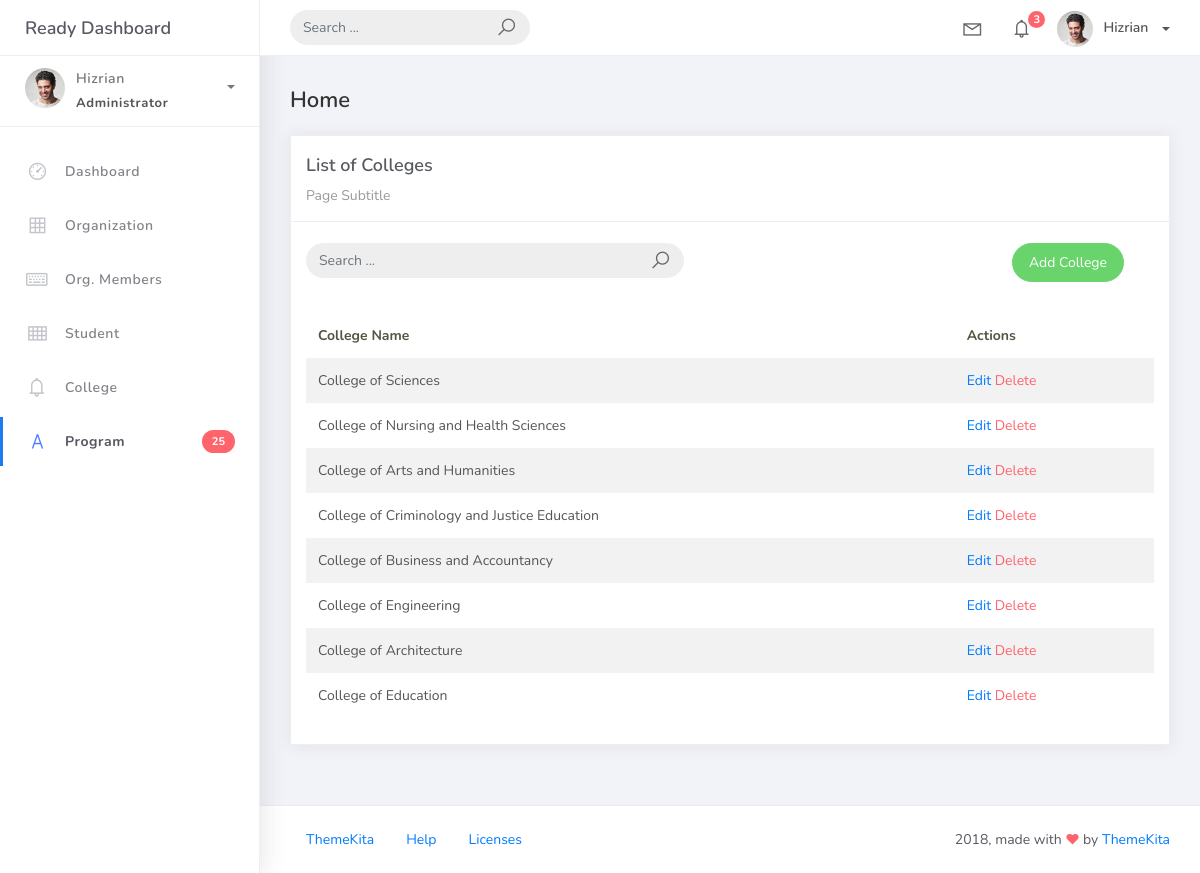
/college/, run on the app's committed database.
### studentorg/models.py (models this page shows, shortened)
class BaseModel(models.Model):
    created_at = models.DateTimeField(auto_now_add=True, db_index=True)
    updated_at = models.DateTimeField(auto_now=True)
    class Meta:
        abstract = True

class College(BaseModel):
    college_name = models.CharField(max_length=150)

### studentorg/views.py (the view)
# urls.py: path('college/', CollegeList.as_view(), name='college-list'),
class CollegeList(ListView):
    model = College
    context_object_name = 'college'
    template_name = 'college_list.html'

### templates/college_list.html (shortened to what this page needs)
{% extends 'base.html' %} {% load static %} {% block content %}
<div class="content">
    <div class="container-fluid">
        <h4 class="page-title">Home</h4>
        <div class="row">
            <div class="col-md-12">
                <div class="card">
                    <div class="card-header">
                        <div class="card-title">List of Colleges</div>
                        <div class="card-category">Page Subtitle</div>
                    </div>
                    <br />
                    <div class="col-md-12 row">
                        <div class="col-md-6">
                            <form class="navbar-left navbar-form nav-search mr-md-3" action="{% url 'college-list' %}?q={{ request.GET.q }}">
                                <div class="input-group">
                                    <input type="text" placeholder="Search ..." class="form-control" name="q" value="{{ request.GET.q }}" />
                                    <div class="input-group-append">
                                        <span class="input-group-text">
                                            <i class="la la-search search-icon"></i>
                                        </span>
                                    </div>
                                </div>
                            </form>
                        </div>
                        <div class="col-md-6">
                            <div class="pull-right">
                                <a href="{% url 'college-add' %}" class="btn btn-success btn-rounded">
                                    Add College
                                </a>
                            </div>
                        </div>
                    </div>
                    <div class="card-body">
                        <table class="table table-striped mt-3">
                            <thead>
                                <tr>
                                    <th scope="col">College Name</th>
                                    <th scope="col">Actions</th>
                                </tr>
                            </thead>
                            <tbody>
                                {% for college in college %}
                                <tr>
                                    <td>{{ college.college_name }}</td>
                                    <td>
                                        <a href="{% url 'college-update' college.pk %}">Edit</a>
                                        <a href="{% url 'college-delete' college.pk %}" class="text-danger">Delete</a>
                                    </td>
                                </tr>
                                {% empty %}
                                <tr>
                                    <td colspan="2" class="text-center">No colleges found.</td>
                                </tr>
                                {% endfor %}
                            </tbody>
                        </table>
                    </div>
                </div>
            </div>
        </div>
    </div>
</div>
{% endblock %}

### data on the page
College: college_name "College of Sciences"
College: college_name "College of Nursing and Health Sciences"
College: college_name "College of Arts and Humanities"
College: college_name "College of Criminology and Justice Education"
College: college_name "College of Business and Accountancy"
College: college_name "College of Engineering"
College: college_name "College of Architecture"
College: college_name "College of Education"
